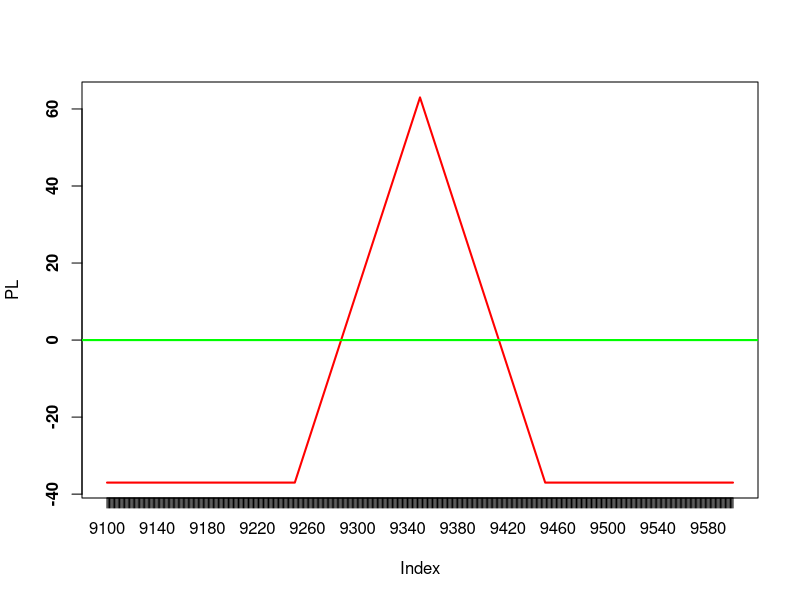

Write the R code that produced this figure.
STK=9100:9600
portfolio=rep(0,1)

#####
CallK=9350
CallPrice=54
Call=STK-CallK
Call[Call<0]=0
Call=Call-CallPrice
names(Call)=STK

portfolio=portfolio+(-Call)

#######
CallK=9450
CallPrice=13.5
Call=STK-CallK
Call[Call<0]=0
Call=Call-CallPrice
names(Call)=STK

portfolio=portfolio+(+Call)

###########
PutK=9350
PutPrice=29.5
Put=PutK-STK
Put[Put<0]=0
Put=Put-PutPrice
names(Put)=STK
portfolio=portfolio+(-Put)

#############

PutK=9250
PutPrice=7
Put=PutK-STK
Put[Put<0]=0
Put=Put-PutPrice
names(Put)=STK
portfolio=portfolio+(Put)

##############

plot(portfolio,type="l",col="red",lwd=2,font=2,xaxt = "n",ylab="PL")

axis(1,1:length(STK),as.character(STK),col="black")
abline(h=0,col="green",lwd=2)
